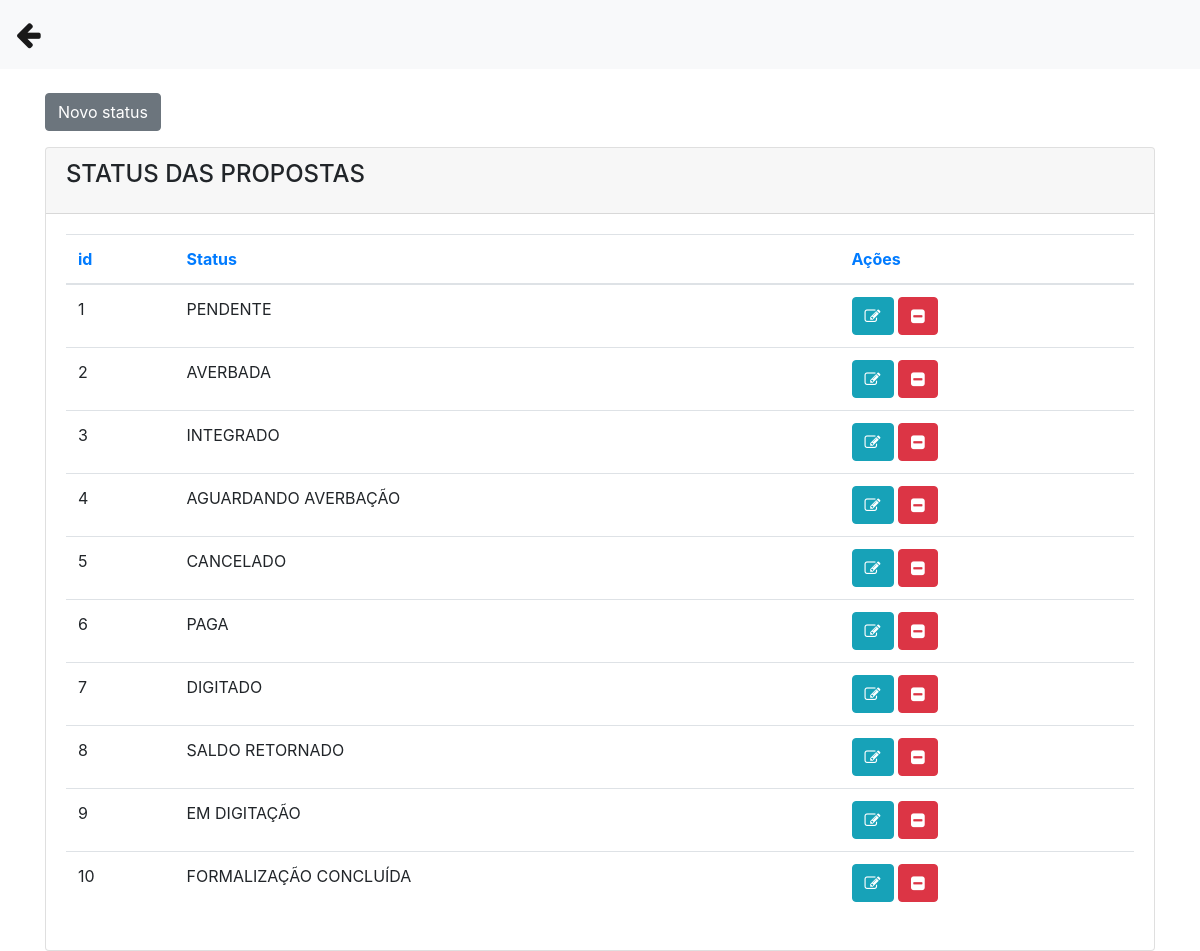
The page /status.php (signed in) on the database as committed earlier.
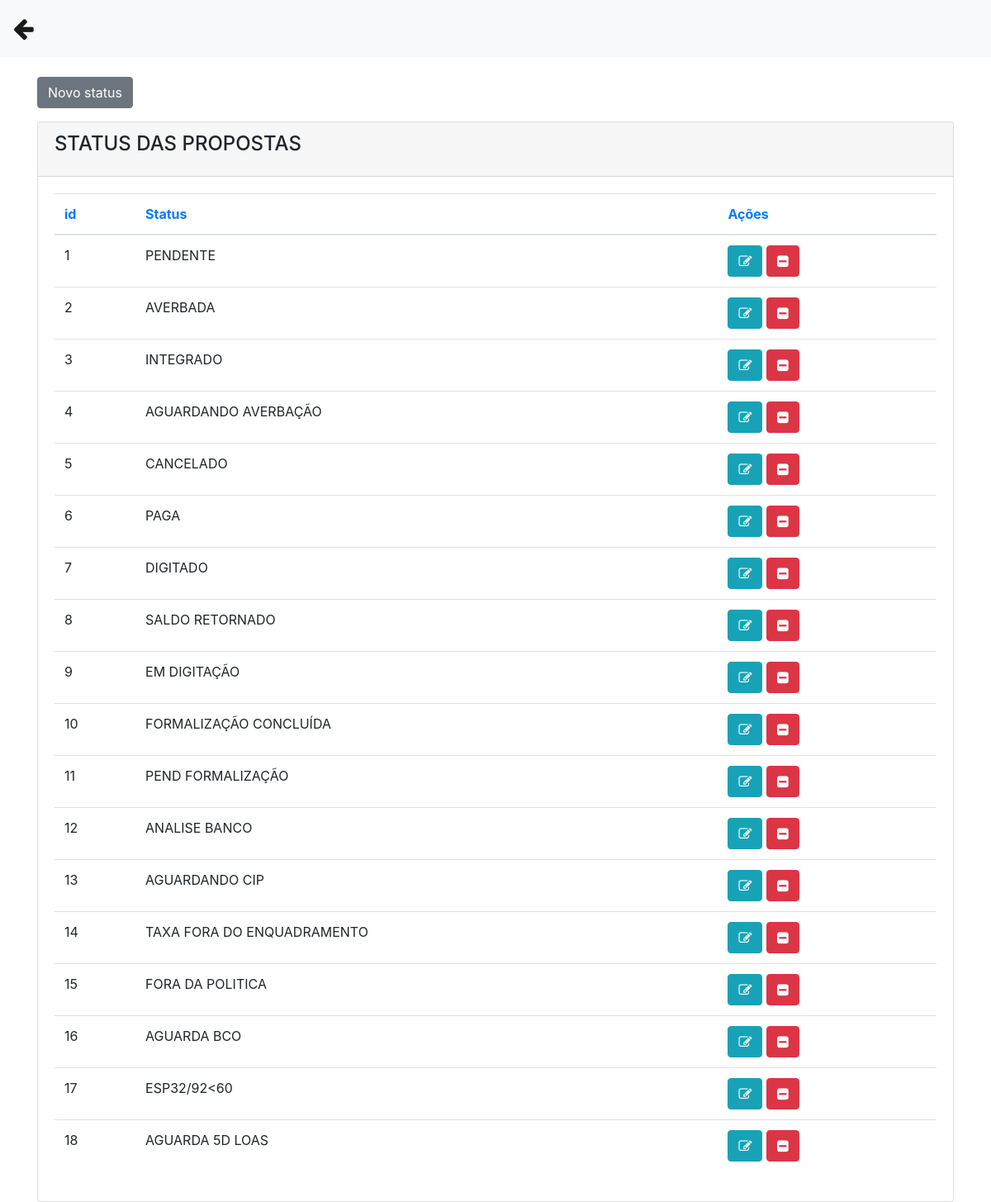
The same page on the database as committed later.
### tables this page shows
CREATE TABLE `statusproposta` (
  `id` int(11) NOT NULL,
  `statusproposta` varchar(50) NOT NULL
);

### status.php (the view, shortened to what this page needs)
<?php
include('conexao.php');
?>
<!DOCTYPE html>
<html>
<head>
    <link rel="stylesheet" href="https://stackpath.bootstrapcdn.com/bootstrap/4.1.3/css/bootstrap.min.css">
    <link rel="stylesheet" href="https://cdnjs.cloudflare.com/ajax/libs/font-awesome/4.7.0/css/font-awesome.min.css">
</head>
<body>
    <nav class="navbar navbar-expand-lg navbar-light bg-light">
        <a class="navbar-brand" href="painel_funcionario.php"><big><big><i class="fa fa-arrow-left"></i></big></big></a>
    </nav>
    <div class="container">
        <br>
        <div class="row">
            <div class="col-sm-12">
                <div class="container">
                    <div class="row">
                        <button type="button" class="btn btn-secondary mb-3" data-toggle="modal" data-target="#modalExemplo">Novo status </button>
                    </div>
                </div>
                <div class="content">
                    <div class="row">
                        <div class="col-md-12">
                            <div class="card">
                                <div class="card-header">
                                    <h4 class="card-title"> STATUS DAS PROPOSTAS</h4>
                                </div>
                                <div class="card-body">
                                    <div class="table-responsive">
                                        <?php
                                        if (isset($_GET['buttonPesquisar']) and $_GET['txtpesquisar'] != '') {
                                            $nome = $_GET['txtpesquisar'] . '%';
                                            $query = "select * from statusproposta where status LIKE '$nome'  order by status asc";
                                        }
                                        else {
                                            $query = "select * from statusproposta order by id asc";
                                        }
                                        $result = mysqli_query($conexao, $query);
                                        $row = mysqli_num_rows($result);
                                        if ($row == '') {
                                            echo "<h3> Não existem dados cadastrados no banco </h3>";
                                        } else {
                                        ?>
                                            <table class="table">
                                                <thead class=" text-primary">
                                                    <th>
                                                        id
                                                    </th>
                                                    <th>
                                                        Status
                                                    </th>
                                                    <th>
                                                        Ações
                                                    </th>
                                                </thead>
                                                <tbody>
                                                    <?php
                                                    while ($res_1 = mysqli_fetch_array($result)) {
                                                        $id = $res_1["id"];
                                                        $statusproposta = $res_1["statusproposta"];
                                                    ?>
                                                        <tr>
                                                            <td><?php echo $id; ?></td>
                                                            <td><?php echo $statusproposta; ?></td>
                                                            <td>
                                                                <a class="btn btn-info" href="status.php?func=edita&id=<?php echo $id; ?>"><i class="fa fa-pencil-square-o"></i></a>
                                                                <a class="btn btn-danger" href="status.php?func=deleta&id=<?php echo $id; ?>"><i class="fa fa-minus-square"></i></a>
                                                            </td>
                                                        </tr>
                                                    <?php
                                                    }
                                                    ?>
                                                </tbody>
                                            </table>
                                        <?php
                                        }
                                        ?>
                                    </div>
                                </div>
                            </div>
                        </div>
                    </div>
</body>
</html>

Rows that differ between the two databases and show on the page:
added statusproposta: id "11", statusproposta "PEND FORMALIZAÇÃO"
added statusproposta: id "12", statusproposta "ANALISE BANCO"
added statusproposta: id "13", statusproposta "AGUARDANDO CIP"
added statusproposta: id "14", statusproposta "TAXA FORA DO ENQUADRAMENTO"
added statusproposta: id "15", statusproposta "FORA DA POLITICA"
added statusproposta: id "16", statusproposta "AGUARDA BCO"
added statusproposta: id "17", statusproposta "ESP32/92<60"
added statusproposta: id "18", statusproposta "AGUARDA 5D LOAS"
